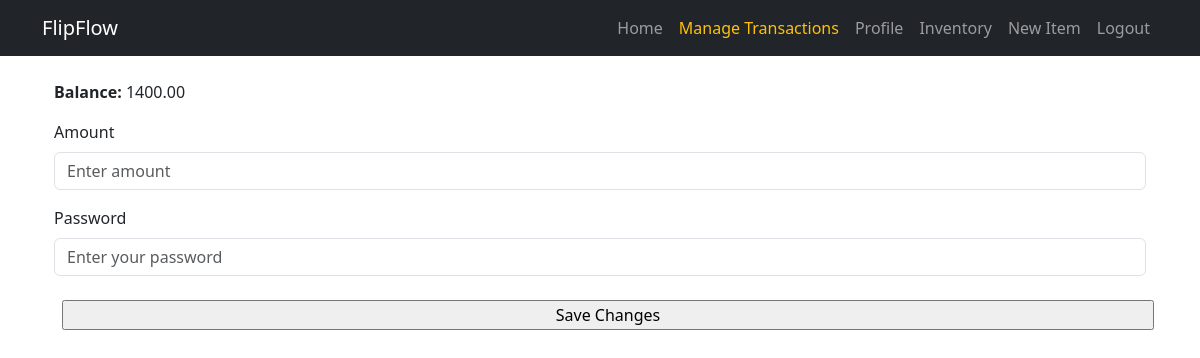
The page /Market/deposit/ (signed in) on the database as committed earlier.
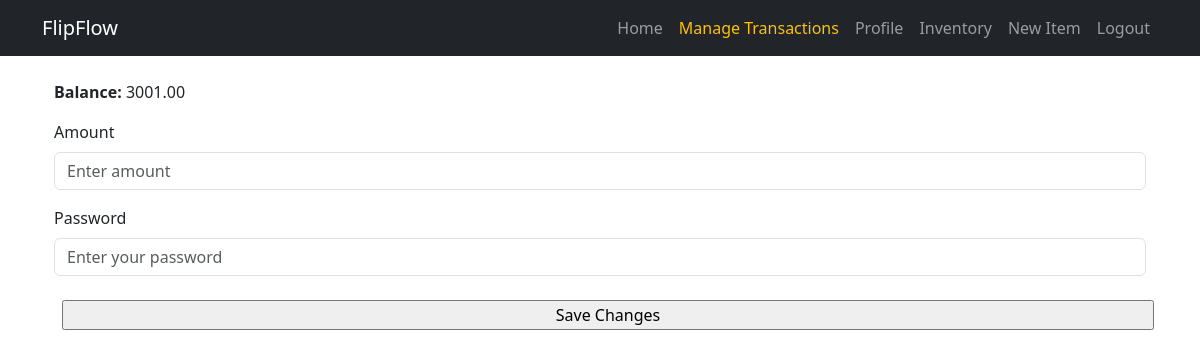
The same page on the database as committed later.
### accounts/models.py (models this page shows, shortened)
class Profile(models.Model):
    user = models.OneToOneField(User, on_delete=models.CASCADE)
    img = models.ImageField(upload_to=custom_upload_to,blank=True,null=True)
    balance=models.DecimalField(max_digits=15,default=0, decimal_places=2, verbose_name="balance")
    slug = models.SlugField(blank=True,null=True)
    bio = models.TextField(blank=True)
    country = CountryField(blank=True)
    address = models.CharField(blank=True, max_length=100)
    birth_date = models.DateField(null=True, blank=True)
    joindate = models.DateTimeField(blank=True, default=datetime.datetime.now)
    class Meta:
        verbose_name = 'Profile'
        verbose_name_plural = 'Profiles'

### Market/views.py (the view)
# urls.py: path('deposit/',views.deposit,name='deposit'),
@login_required
def deposit(request):
    profile = Profile.objects.get(user=request.user)  # Get the logged-in user's profile
    if request.method == 'POST':
        depositform = DepositForm(request.POST)
        if depositform.is_valid():
            password = depositform.cleaned_data['password']
            user = authenticate(username=request.user.username, password=password)
            if user:  # If authentication is successful
                deposit_amount = depositform.cleaned_data['amount']
                transaction = Transaction(
                    user_from=request.user,
                    user_to=request.user,  # Since it's a deposit, from_user and to_user are the same
                    transaction_type='deposit',
                    amount=deposit_amount,
                    from_approve=True,
                    to_approve=True,
                    )
                transaction.save()
                messages.success(request, "Deposit successful!")
                return redirect('/accounts/profile')  # Redirect to the profile page
            else:
                messages.error(request, "Incorrect password. Please try again.")
        else:
            messages.error(request, "Invalid form data. Please check your input.")
    else:
        depositform = DepositForm()
    return render(request, 'deposit.html', {'profile':profile,'depositform': depositform})

### Market/forms.py
class DepositForm(forms.Form):
    amount = forms.DecimalField(
        max_digits=10, decimal_places=2,
        label="Amount",
        widget=forms.NumberInput(attrs={'class': 'form-control', 'placeholder': 'Enter amount'})
    )
    password = forms.CharField(
        widget=forms.PasswordInput(attrs={'class': 'form-control', 'placeholder': 'Enter your password'}),
        label="Password"
    )

### Market/templates/deposit.html (shortened to what this page needs)
{% extends "base.html" %}
{% block body %}
{% load bootstrap4 %}
<div class="container">
  <div class=" col-md-12">
    <p><strong>Balance:</strong> {{ profile.balance|safe }}</p>
    <form  method="post" enctype="multipart/form-data">
      {% bootstrap_form depositform %}
      <input type="submit"  value="Save Changes" class="site-btn w-100 m-2">
    </form>
  </div>
</div>
{% endblock body %}

Rows that differ between the two databases and show on the page:
changed Profile: balance "1400.00" → "3001.00"
